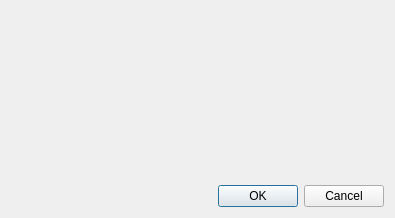
<?xml version="1.0" encoding="UTF-8"?>
<ui version="4.0">
 <class>CMainDialog</class>
 <widget class="QDialog" name="CMainDialog">
  <property name="geometry">
   <rect>
    <x>0</x>
    <y>0</y>
    <width>395</width>
    <height>218</height>
   </rect>
  </property>
  <property name="windowTitle">
   <string>Dialog</string>
  </property>
  <layout class="QGridLayout" name="gridLayout">
   <item row="0" column="0">
    <widget class="QWidget" name="widget" native="true"/>
   </item>
   <item row="1" column="0">
    <widget class="QDialogButtonBox" name="buttonBox">
     <property name="orientation">
      <enum>Qt::Horizontal</enum>
     </property>
     <property name="standardButtons">
      <set>QDialogButtonBox::Cancel|QDialogButtonBox::Ok</set>
     </property>
    </widget>
   </item>
  </layout>
 </widget>
 <resources/>
 <connections>
  <connection>
   <sender>buttonBox</sender>
   <signal>accepted()</signal>
   <receiver>CMainDialog</receiver>
   <slot>accept()</slot>
   <hints>
    <hint type="sourcelabel">
     <x>248</x>
     <y>254</y>
    </hint>
    <hint type="destinationlabel">
     <x>157</x>
     <y>274</y>
    </hint>
   </hints>
  </connection>
  <connection>
   <sender>buttonBox</sender>
   <signal>rejected()</signal>
   <receiver>CMainDialog</receiver>
   <slot>reject()</slot>
   <hints>
    <hint type="sourcelabel">
     <x>316</x>
     <y>260</y>
    </hint>
    <hint type="destinationlabel">
     <x>286</x>
     <y>274</y>
    </hint>
   </hints>
  </connection>
 </connections>
</ui>
